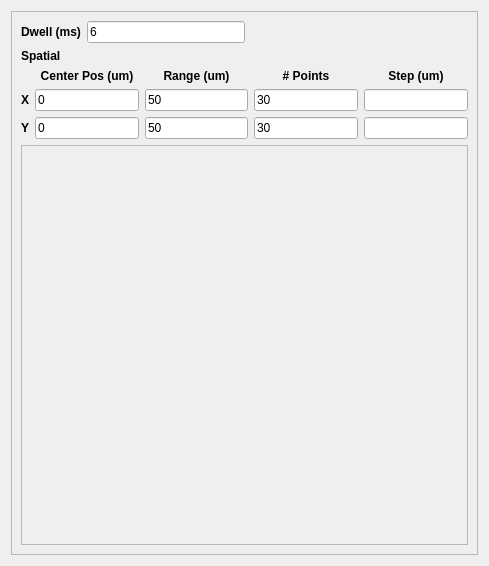
                  <widget class="QWidget" name="page_3">
                   <property name="geometry">
                    <rect>
                     <x>0</x>
                     <y>0</y>
                     <width>489</width>
                     <height>566</height>
                    </rect>
                   </property>
                   <attribute name="label">
                    <string>OSA Scan</string>
                   </attribute>
                   <layout class="QVBoxLayout" name="verticalLayout_3">
                    <item>
                     <widget class="QFrame" name="frame_3">
                      <property name="maximumSize">
                       <size>
                        <width>500</width>
                        <height>16777215</height>
                       </size>
                      </property>
                      <property name="frameShape">
                       <enum>QFrame::StyledPanel</enum>
                      </property>
                      <property name="frameShadow">
                       <enum>QFrame::Raised</enum>
                      </property>
                      <layout class="QVBoxLayout" name="verticalLayout_12">
                       <item>
                        <layout class="QHBoxLayout" name="horizontalLayout_17">
                         <item>
                          <layout class="QHBoxLayout" name="horizontalLayout_8">
                           <item>
                            <widget class="QLabel" name="label_15">
                             <property name="font">
                              <font>
                               <weight>75</weight>
                               <bold>true</bold>
                              </font>
                             </property>
                             <property name="text">
                              <string>Dwell (ms)</string>
                             </property>
                             <property name="alignment">
                              <set>Qt::AlignCenter</set>
                             </property>
                            </widget>
                           </item>
                           <item>
                            <widget class="QLineEdit" name="dwellFld_3">
                             <property name="text">
                              <string>6</string>
                             </property>
                            </widget>
                           </item>
                          </layout>
                         </item>
                         <item>
                          <spacer name="horizontalSpacer_9">
                           <property name="orientation">
                            <enum>Qt::Horizontal</enum>
                           </property>
                           <property name="sizeHint" stdset="0">
                            <size>
                             <width>40</width>
                             <height>20</height>
                            </size>
                           </property>
                          </spacer>
                         </item>
                         <item>
                          <layout class="QHBoxLayout" name="horizontalLayout_18"/>
                         </item>
                        </layout>
                       </item>
                       <item>
                        <widget class="QLabel" name="label_47">
                         <property name="font">
                          <font>
                           <weight>75</weight>
                           <bold>true</bold>
                          </font>
                         </property>
                         <property name="text">
                          <string>Spatial</string>
                         </property>
                        </widget>
                       </item>
                       <item>
                        <layout class="QGridLayout" name="gridLayout_3">
                         <item row="0" column="1">
                          <widget class="QLabel" name="label_16">
                           <property name="font">
                            <font>
                             <weight>75</weight>
                             <bold>true</bold>
                            </font>
                           </property>
                           <property name="text">
                            <string>Center Pos (um)</string>
                           </property>
                           <property name="alignment">
                            <set>Qt::AlignCenter</set>
                           </property>
                          </widget>
                         </item>
                         <item row="0" column="2">
                          <widget class="QLabel" name="label_17">
                           <property name="font">
                            <font>
                             <weight>75</weight>
                             <bold>true</bold>
                            </font>
                           </property>
                           <property name="text">
                            <string>Range (um)</string>
                           </property>
                           <property name="alignment">
                            <set>Qt::AlignCenter</set>
                           </property>
                          </widget>
                         </item>
                         <item row="0" column="3">
                          <widget class="QLabel" name="label_18">
                           <property name="font">
                            <font>
                             <weight>75</weight>
                             <bold>true</bold>
                            </font>
                           </property>
                           <property name="text">
                            <string># Points</string>
                           </property>
                           <property name="alignment">
                            <set>Qt::AlignCenter</set>
                           </property>
                          </widget>
                         </item>
                         <item row="0" column="4">
                          <widget class="QLabel" name="label_19">
                           <property name="font">
                            <font>
                             <weight>75</weight>
                             <bold>true</bold>
                            </font>
                           </property>
                           <property name="text">
                            <string>Step (um)</string>
                           </property>
                           <property name="alignment">
                            <set>Qt::AlignCenter</set>
                           </property>
                          </widget>
                         </item>
                         <item row="1" column="0">
                          <widget class="QLabel" name="label_20">
                           <property name="font">
                            <font>
                             <weight>75</weight>
                             <bold>true</bold>
                            </font>
                           </property>
                           <property name="text">
                            <string>X</string>
                           </property>
                          </widget>
                         </item>
                         <item row="1" column="1">
                          <widget class="QLineEdit" name="centerXFld_3">
                           <property name="text">
                            <string>0</string>
                           </property>
                          </widget>
                         </item>
                         <item row="1" column="3">
                          <widget class="QLineEdit" name="npointsXFld_3">
                           <property name="text">
                            <string>30</string>
                           </property>
                          </widget>
                         </item>
                         <item row="1" column="4">
                          <widget class="QLineEdit" name="stepXFld_3"/>
                         </item>
                         <item row="2" column="0">
                          <widget class="QLabel" name="label_21">
                           <property name="font">
                            <font>
                             <weight>75</weight>
                             <bold>true</bold>
                            </font>
                           </property>
                           <property name="text">
                            <string>Y</string>
                           </property>
                          </widget>
                         </item>
                         <item row="2" column="2">
                          <widget class="QLineEdit" name="rangeYFld_3">
                           <property name="text">
                            <string>50</string>
                           </property>
                          </widget>
                         </item>
                         <item row="2" column="3">
                          <widget class="QLineEdit" name="npointsYFld_3">
                           <property name="text">
                            <string>30</string>
                           </property>
                          </widget>
                         </item>
                         <item row="2" column="4">
                          <widget class="QLineEdit" name="stepYFld_3"/>
                         </item>
                         <item row="1" column="2">
                          <widget class="QLineEdit" name="rangeXFld_3">
                           <property name="text">
                            <string>50</string>
                           </property>
                          </widget>
                         </item>
                         <item row="2" column="1">
                          <widget class="QLineEdit" name="centerYFld_3">
                           <property name="text">
                            <string>0</string>
                           </property>
                          </widget>
                         </item>
                        </layout>
                       </item>
                       <item>
                        <widget class="QFrame" name="osaPlotFrame">
                         <property name="minimumSize">
                          <size>
                           <width>0</width>
                           <height>400</height>
                          </size>
                         </property>
                         <property name="frameShape">
                          <enum>QFrame::StyledPanel</enum>
                         </property>
                         <property name="frameShadow">
                          <enum>QFrame::Raised</enum>
                         </property>
                        </widget>
                       </item>
                       <item>
                        <spacer name="verticalSpacer_3">
                         <property name="orientation">
                          <enum>Qt::Vertical</enum>
                         </property>
                         <property name="sizeHint" stdset="0">
                          <size>
                           <width>20</width>
                           <height>40</height>
                          </size>
                         </property>
                        </spacer>
                       </item>
                      </layout>
                     </widget>
                    </item>
                   </layout>
                  </widget>
